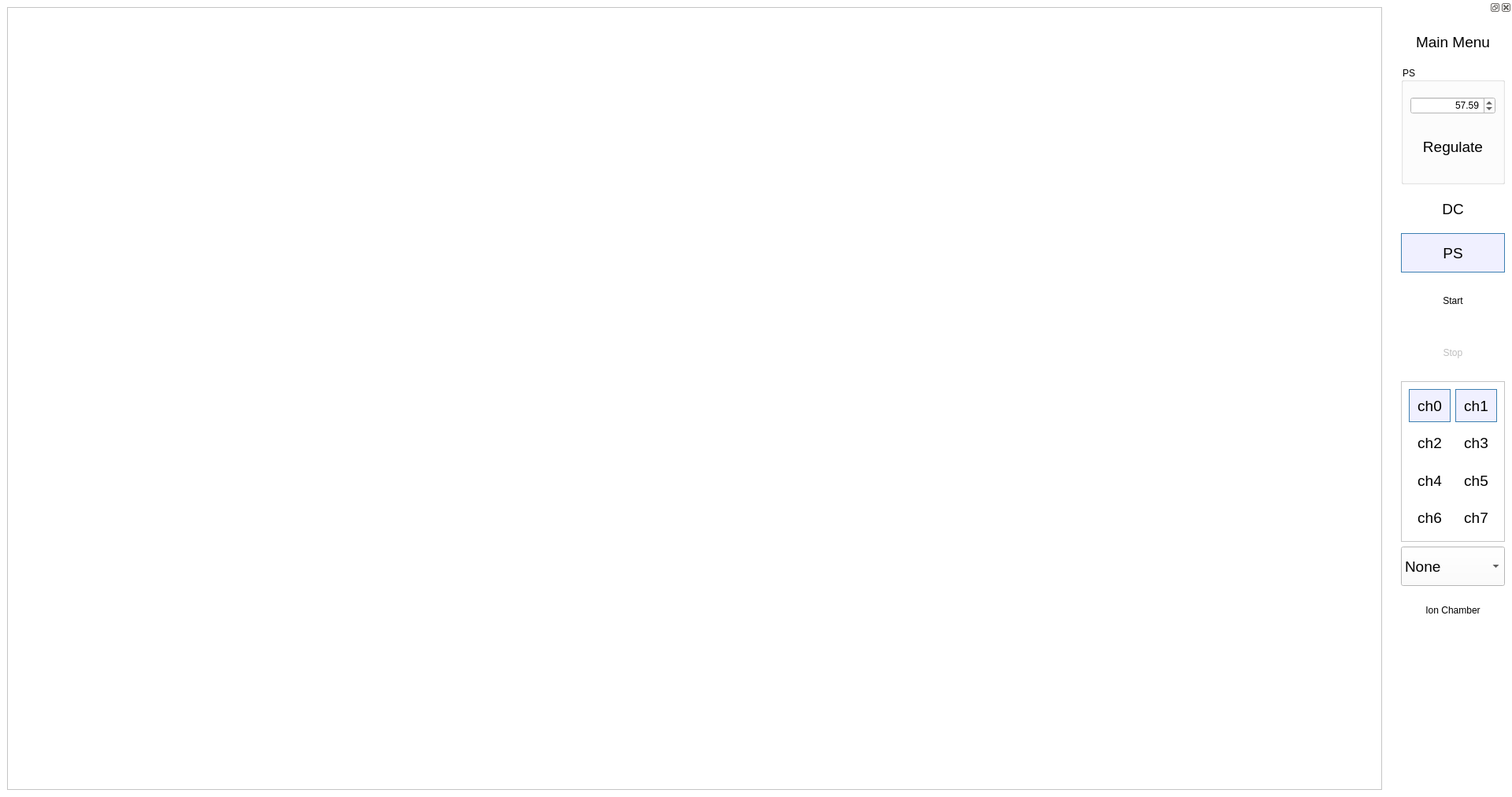
<?xml version="1.0" encoding="UTF-8"?>
<ui version="4.0">
 <class>MeasureWindow</class>
 <widget class="QMainWindow" name="MeasureWindow">
  <property name="geometry">
   <rect>
    <x>0</x>
    <y>0</y>
    <width>1920</width>
    <height>1012</height>
   </rect>
  </property>
  <property name="minimumSize">
   <size>
    <width>1200</width>
    <height>800</height>
   </size>
  </property>
  <property name="maximumSize">
   <size>
    <width>16777215</width>
    <height>16777215</height>
   </size>
  </property>
  <property name="windowTitle">
   <string>Blue Physics Measure</string>
  </property>
  <property name="windowIcon">
   <iconset>
    <normaloff>iconspd/onlysphere.png</normaloff>iconspd/onlysphere.png</iconset>
  </property>
  <property name="styleSheet">
   <string notr="true">background-color: rgb(255, 255, 255);</string>
  </property>
  <widget class="QWidget" name="centralwidget">
   <property name="autoFillBackground">
    <bool>false</bool>
   </property>
   <property name="styleSheet">
    <string notr="true">QFrame#frame{

background-color: qlineargradient(spread:pad, x1:0.5, y1:1, x2:0.5, y2:0, stop:0 rgba(250, 250, 250, 90), stop:0.9 rgba(255, 255, 255, 255));

}</string>
   </property>
   <layout class="QHBoxLayout" name="horizontalLayout">
    <item>
     <widget class="GraphicsLayoutWidget" name="graphicsView">
      <property name="backgroundBrush">
       <brush brushstyle="NoBrush">
        <color alpha="255">
         <red>255</red>
         <green>255</green>
         <blue>255</blue>
        </color>
       </brush>
      </property>
     </widget>
    </item>
   </layout>
  </widget>
  <widget class="QDockWidget" name="dockWidget_2">
   <property name="sizePolicy">
    <sizepolicy hsizetype="Minimum" vsizetype="Preferred">
     <horstretch>0</horstretch>
     <verstretch>0</verstretch>
    </sizepolicy>
   </property>
   <property name="minimumSize">
    <size>
     <width>150</width>
     <height>880</height>
    </size>
   </property>
   <property name="maximumSize">
    <size>
     <width>150</width>
     <height>524287</height>
    </size>
   </property>
   <property name="styleSheet">
    <string notr="true">QFrame#frame{

background-color: qlineargradient(spread:pad, x1:0.5, y1:1, x2:0.5, y2:0, stop:0 rgba(250, 250, 250, 90), stop:0.9 rgba(255, 255, 255, 255));

}

QToolButton{
background-color:transparent;
border:none;

}

QToolButton:checked, QToolButton:pressed{
background-color:rgb(240,240,255);
border:1px solid rgb(60, 127, 177)
}

QToolButton:hover{
background-color:rgb(240,240,255)
}

QToolButton:checked:hover{
background-color:rgb(193,210,238);
}</string>
   </property>
   <attribute name="dockWidgetArea">
    <number>2</number>
   </attribute>
   <widget class="QWidget" name="dockWidgetContents_4">
    <layout class="QVBoxLayout" name="verticalLayout">
     <item>
      <widget class="QToolButton" name="tbmainmenu">
       <property name="sizePolicy">
        <sizepolicy hsizetype="Expanding" vsizetype="Fixed">
         <horstretch>0</horstretch>
         <verstretch>0</verstretch>
        </sizepolicy>
       </property>
       <property name="minimumSize">
        <size>
         <width>0</width>
         <height>50</height>
        </size>
       </property>
       <property name="font">
        <font>
         <pointsize>14</pointsize>
        </font>
       </property>
       <property name="toolTip">
        <string>Back to Main Menu</string>
       </property>
       <property name="text">
        <string>Main Menu</string>
       </property>
       <property name="icon">
        <iconset>
         <normaloff>iconspd/icons8-home-page-80.png</normaloff>iconspd/icons8-home-page-80.png</iconset>
       </property>
       <property name="iconSize">
        <size>
         <width>50</width>
         <height>50</height>
        </size>
       </property>
       <property name="toolButtonStyle">
        <enum>Qt::ToolButtonTextUnderIcon</enum>
       </property>
      </widget>
     </item>
     <item>
      <widget class="QGroupBox" name="groupBox">
       <property name="minimumSize">
        <size>
         <width>0</width>
         <height>150</height>
        </size>
       </property>
       <property name="title">
        <string>PS</string>
       </property>
       <layout class="QVBoxLayout" name="verticalLayout_2">
        <item>
         <widget class="QDoubleSpinBox" name="sbvoltage">
          <property name="alignment">
           <set>Qt::AlignRight|Qt::AlignTrailing|Qt::AlignVCenter</set>
          </property>
          <property name="minimum">
           <double>56.000000000000000</double>
          </property>
          <property name="maximum">
           <double>60.000000000000000</double>
          </property>
          <property name="singleStep">
           <double>0.010000000000000</double>
          </property>
          <property name="value">
           <double>57.590000000000003</double>
          </property>
         </widget>
        </item>
        <item>
         <widget class="QToolButton" name="tbregulate">
          <property name="enabled">
           <bool>true</bool>
          </property>
          <property name="sizePolicy">
           <sizepolicy hsizetype="Expanding" vsizetype="Fixed">
            <horstretch>0</horstretch>
            <verstretch>0</verstretch>
           </sizepolicy>
          </property>
          <property name="minimumSize">
           <size>
            <width>88</width>
            <height>50</height>
           </size>
          </property>
          <property name="font">
           <font>
            <pointsize>14</pointsize>
           </font>
          </property>
          <property name="toolTip">
           <string>Dark Current</string>
          </property>
          <property name="text">
           <string>Regulate</string>
          </property>
          <property name="icon">
           <iconset>
            <normaloff>iconspd/Play-100.png</normaloff>iconspd/Play-100.png</iconset>
          </property>
          <property name="iconSize">
           <size>
            <width>75</width>
            <height>75</height>
           </size>
          </property>
          <property name="toolButtonStyle">
           <enum>Qt::ToolButtonTextOnly</enum>
          </property>
         </widget>
        </item>
       </layout>
      </widget>
     </item>
     <item>
      <widget class="QToolButton" name="tbdarkcurrent">
       <property name="enabled">
        <bool>true</bool>
       </property>
       <property name="sizePolicy">
        <sizepolicy hsizetype="Expanding" vsizetype="Fixed">
         <horstretch>0</horstretch>
         <verstretch>0</verstretch>
        </sizepolicy>
       </property>
       <property name="minimumSize">
        <size>
         <width>88</width>
         <height>50</height>
        </size>
       </property>
       <property name="font">
        <font>
         <pointsize>14</pointsize>
        </font>
       </property>
       <property name="toolTip">
        <string>Dark Current</string>
       </property>
       <property name="text">
        <string>DC</string>
       </property>
       <property name="icon">
        <iconset>
         <normaloff>iconspd/Play-100.png</normaloff>iconspd/Play-100.png</iconset>
       </property>
       <property name="iconSize">
        <size>
         <width>75</width>
         <height>75</height>
        </size>
       </property>
       <property name="toolButtonStyle">
        <enum>Qt::ToolButtonTextOnly</enum>
       </property>
      </widget>
     </item>
     <item>
      <widget class="QToolButton" name="PowerSupply">
       <property name="sizePolicy">
        <sizepolicy hsizetype="Expanding" vsizetype="Fixed">
         <horstretch>0</horstretch>
         <verstretch>0</verstretch>
        </sizepolicy>
       </property>
       <property name="minimumSize">
        <size>
         <width>88</width>
         <height>50</height>
        </size>
       </property>
       <property name="font">
        <font>
         <pointsize>14</pointsize>
        </font>
       </property>
       <property name="toolTip">
        <string>Power Supply</string>
       </property>
       <property name="text">
        <string>PS</string>
       </property>
       <property name="checkable">
        <bool>true</bool>
       </property>
       <property name="checked">
        <bool>true</bool>
       </property>
       <property name="toolButtonStyle">
        <enum>Qt::ToolButtonTextOnly</enum>
       </property>
      </widget>
     </item>
     <item>
      <widget class="QToolButton" name="tbstartmeasure">
       <property name="enabled">
        <bool>true</bool>
       </property>
       <property name="sizePolicy">
        <sizepolicy hsizetype="Expanding" vsizetype="Fixed">
         <horstretch>0</horstretch>
         <verstretch>0</verstretch>
        </sizepolicy>
       </property>
       <property name="minimumSize">
        <size>
         <width>0</width>
         <height>60</height>
        </size>
       </property>
       <property name="maximumSize">
        <size>
         <width>16777215</width>
         <height>16777215</height>
        </size>
       </property>
       <property name="toolTip">
        <string>Start measuring</string>
       </property>
       <property name="text">
        <string>Start</string>
       </property>
       <property name="icon">
        <iconset>
         <normaloff>iconspd/Play-100.png</normaloff>iconspd/Play-100.png</iconset>
       </property>
       <property name="iconSize">
        <size>
         <width>50</width>
         <height>50</height>
        </size>
       </property>
       <property name="toolButtonStyle">
        <enum>Qt::ToolButtonIconOnly</enum>
       </property>
      </widget>
     </item>
     <item>
      <widget class="QToolButton" name="tbstopmeasure">
       <property name="enabled">
        <bool>false</bool>
       </property>
       <property name="sizePolicy">
        <sizepolicy hsizetype="Expanding" vsizetype="Fixed">
         <horstretch>0</horstretch>
         <verstretch>0</verstretch>
        </sizepolicy>
       </property>
       <property name="minimumSize">
        <size>
         <width>0</width>
         <height>60</height>
        </size>
       </property>
       <property name="maximumSize">
        <size>
         <width>16777215</width>
         <height>16777215</height>
        </size>
       </property>
       <property name="toolTip">
        <string>Stop measuring</string>
       </property>
       <property name="toolTipDuration">
        <number>-1</number>
       </property>
       <property name="text">
        <string>Stop</string>
       </property>
       <property name="icon">
        <iconset>
         <normaloff>iconspd/Stop-100.png</normaloff>iconspd/Stop-100.png</iconset>
       </property>
       <property name="iconSize">
        <size>
         <width>50</width>
         <height>50</height>
        </size>
       </property>
       <property name="toolButtonStyle">
        <enum>Qt::ToolButtonIconOnly</enum>
       </property>
      </widget>
     </item>
     <item>
      <widget class="QFrame" name="frame_2">
       <property name="maximumSize">
        <size>
         <width>16777215</width>
         <height>300</height>
        </size>
       </property>
       <property name="toolTip">
        <string>Plot 1</string>
       </property>
       <property name="frameShape">
        <enum>QFrame::StyledPanel</enum>
       </property>
       <property name="frameShadow">
        <enum>QFrame::Raised</enum>
       </property>
       <layout class="QGridLayout" name="Layoutbuttons">
        <item row="0" column="0">
         <widget class="QToolButton" name="tbviewch0">
          <property name="enabled">
           <bool>true</bool>
          </property>
          <property name="sizePolicy">
           <sizepolicy hsizetype="Expanding" vsizetype="Expanding">
            <horstretch>0</horstretch>
            <verstretch>0</verstretch>
           </sizepolicy>
          </property>
          <property name="minimumSize">
           <size>
            <width>0</width>
            <height>25</height>
           </size>
          </property>
          <property name="maximumSize">
           <size>
            <width>16777215</width>
            <height>50</height>
           </size>
          </property>
          <property name="font">
           <font>
            <pointsize>14</pointsize>
           </font>
          </property>
          <property name="toolTip">
           <string>View Ch0</string>
          </property>
          <property name="text">
           <string>ch0</string>
          </property>
          <property name="icon">
           <iconset>
            <normaloff>iconspd/measure.png</normaloff>iconspd/measure.png</iconset>
          </property>
          <property name="iconSize">
           <size>
            <width>75</width>
            <height>75</height>
           </size>
          </property>
          <property name="checkable">
           <bool>true</bool>
          </property>
          <property name="checked">
           <bool>true</bool>
          </property>
          <property name="toolButtonStyle">
           <enum>Qt::ToolButtonTextOnly</enum>
          </property>
         </widget>
        </item>
        <item row="0" column="1">
         <widget class="QToolButton" name="tbviewch1">
          <property name="enabled">
           <bool>true</bool>
          </property>
          <property name="sizePolicy">
           <sizepolicy hsizetype="Expanding" vsizetype="Expanding">
            <horstretch>0</horstretch>
            <verstretch>0</verstretch>
           </sizepolicy>
          </property>
          <property name="minimumSize">
           <size>
            <width>0</width>
            <height>25</height>
           </size>
          </property>
          <property name="maximumSize">
           <size>
            <width>16777215</width>
            <height>50</height>
           </size>
          </property>
          <property name="font">
           <font>
            <pointsize>14</pointsize>
           </font>
          </property>
          <property name="toolTip">
           <string>View Ch0</string>
          </property>
          <property name="text">
           <string>ch1</string>
          </property>
          <property name="icon">
           <iconset>
            <normaloff>iconspd/measure.png</normaloff>iconspd/measure.png</iconset>
          </property>
          <property name="iconSize">
           <size>
            <width>75</width>
            <height>75</height>
           </size>
          </property>
          <property name="checkable">
           <bool>true</bool>
          </property>
          <property name="checked">
           <bool>true</bool>
          </property>
          <property name="toolButtonStyle">
           <enum>Qt::ToolButtonTextOnly</enum>
          </property>
         </widget>
        </item>
        <item row="1" column="0">
         <widget class="QToolButton" name="tbviewch2">
          <property name="enabled">
           <bool>true</bool>
          </property>
          <property name="sizePolicy">
           <sizepolicy hsizetype="Expanding" vsizetype="Expanding">
            <horstretch>0</horstretch>
            <verstretch>0</verstretch>
           </sizepolicy>
          </property>
          <property name="minimumSize">
           <size>
            <width>0</width>
            <height>25</height>
           </size>
          </property>
          <property name="maximumSize">
           <size>
            <width>16777215</width>
            <height>50</height>
           </size>
          </property>
          <property name="font">
           <font>
            <pointsize>14</pointsize>
           </font>
          </property>
          <property name="toolTip">
           <string>View Ch0</string>
          </property>
          <property name="text">
           <string>ch2</string>
          </property>
          <property name="icon">
           <iconset>
            <normaloff>iconspd/measure.png</normaloff>iconspd/measure.png</iconset>
          </property>
          <property name="iconSize">
           <size>
            <width>75</width>
            <height>75</height>
           </size>
          </property>
          <property name="checkable">
           <bool>true</bool>
          </property>
          <property name="checked">
           <bool>false</bool>
          </property>
          <property name="toolButtonStyle">
           <enum>Qt::ToolButtonTextOnly</enum>
          </property>
         </widget>
        </item>
        <item row="1" column="1">
         <widget class="QToolButton" name="tbviewch3">
          <property name="enabled">
           <bool>true</bool>
          </property>
          <property name="sizePolicy">
           <sizepolicy hsizetype="Expanding" vsizetype="Expanding">
            <horstretch>0</horstretch>
            <verstretch>0</verstretch>
           </sizepolicy>
          </property>
          <property name="minimumSize">
           <size>
            <width>0</width>
            <height>25</height>
           </size>
          </property>
          <property name="maximumSize">
           <size>
            <width>16777215</width>
            <height>50</height>
           </size>
          </property>
          <property name="font">
           <font>
            <pointsize>14</pointsize>
           </font>
          </property>
          <property name="toolTip">
           <string>View Ch0</string>
          </property>
          <property name="text">
           <string>ch3</string>
          </property>
          <property name="icon">
           <iconset>
            <normaloff>iconspd/measure.png</normaloff>iconspd/measure.png</iconset>
          </property>
          <property name="iconSize">
           <size>
            <width>75</width>
            <height>75</height>
           </size>
          </property>
          <property name="checkable">
           <bool>true</bool>
          </property>
          <property name="checked">
           <bool>false</bool>
          </property>
          <property name="toolButtonStyle">
           <enum>Qt::ToolButtonTextOnly</enum>
          </property>
         </widget>
        </item>
        <item row="2" column="0">
         <widget class="QToolButton" name="tbviewch4">
          <property name="enabled">
           <bool>true</bool>
          </property>
          <property name="sizePolicy">
           <sizepolicy hsizetype="Expanding" vsizetype="Expanding">
            <horstretch>0</horstretch>
            <verstretch>0</verstretch>
           </sizepolicy>
          </property>
          <property name="minimumSize">
           <size>
            <width>0</width>
            <height>23</height>
           </size>
          </property>
          <property name="maximumSize">
           <size>
            <width>16777215</width>
            <height>50</height>
           </size>
          </property>
          <property name="font">
           <font>
            <pointsize>14</pointsize>
           </font>
          </property>
          <property name="toolTip">
           <string>View Ch0</string>
          </property>
          <property name="text">
           <string>ch4</string>
          </property>
          <property name="icon">
           <iconset>
            <normaloff>iconspd/measure.png</normaloff>iconspd/measure.png</iconset>
          </property>
          <property name="iconSize">
           <size>
            <width>75</width>
            <height>75</height>
           </size>
          </property>
          <property name="checkable">
           <bool>true</bool>
          </property>
          <property name="checked">
           <bool>false</bool>
          </property>
          <property name="toolButtonStyle">
           <enum>Qt::ToolButtonTextOnly</enum>
          </property>
         </widget>
        </item>
        <item row="2" column="1">
         <widget class="QToolButton" name="tbviewch5">
          <property name="enabled">
           <bool>true</bool>
          </property>
          <property name="sizePolicy">
           <sizepolicy hsizetype="Expanding" vsizetype="Expanding">
            <horstretch>0</horstretch>
            <verstretch>0</verstretch>
           </sizepolicy>
          </property>
          <property name="minimumSize">
           <size>
            <width>0</width>
            <height>25</height>
           </size>
          </property>
          <property name="maximumSize">
           <size>
            <width>16777215</width>
            <height>50</height>
           </size>
          </property>
          <property name="font">
           <font>
            <pointsize>14</pointsize>
           </font>
          </property>
          <property name="toolTip">
           <string>View Ch0</string>
          </property>
          <property name="text">
           <string>ch5</string>
          </property>
          <property name="icon">
           <iconset>
            <normaloff>iconspd/measure.png</normaloff>iconspd/measure.png</iconset>
          </property>
          <property name="iconSize">
           <size>
            <width>75</width>
            <height>75</height>
           </size>
          </property>
          <property name="checkable">
           <bool>true</bool>
          </property>
          <property name="checked">
           <bool>false</bool>
          </property>
          <property name="toolButtonStyle">
           <enum>Qt::ToolButtonTextOnly</enum>
          </property>
         </widget>
        </item>
        <item row="3" column="0">
         <widget class="QToolButton" name="tbviewch6">
          <property name="enabled">
           <bool>true</bool>
          </property>
          <property name="sizePolicy">
           <sizepolicy hsizetype="Expanding" vsizetype="Expanding">
            <horstretch>0</horstretch>
            <verstretch>0</verstretch>
           </sizepolicy>
          </property>
          <property name="minimumSize">
           <size>
            <width>0</width>
            <height>25</height>
           </size>
          </property>
          <property name="maximumSize">
           <size>
            <width>16777215</width>
            <height>50</height>
           </size>
          </property>
          <property name="font">
           <font>
            <pointsize>14</pointsize>
           </font>
          </property>
          <property name="toolTip">
           <string>View Ch0</string>
          </property>
          <property name="text">
           <string>ch6</string>
          </property>
          <property name="icon">
           <iconset>
            <normaloff>iconspd/measure.png</normaloff>iconspd/measure.png</iconset>
          </property>
          <property name="iconSize">
           <size>
            <width>75</width>
            <height>75</height>
           </size>
          </property>
          <property name="checkable">
           <bool>true</bool>
          </property>
          <property name="checked">
           <bool>false</bool>
          </property>
          <property name="toolButtonStyle">
           <enum>Qt::ToolButtonTextOnly</enum>
          </property>
         </widget>
        </item>
        <item row="3" column="1">
         <widget class="QToolButton" name="tbviewch7">
          <property name="enabled">
           <bool>true</bool>
          </property>
          <property name="sizePolicy">
           <sizepolicy hsizetype="Expanding" vsizetype="Expanding">
            <horstretch>0</horstretch>
            <verstretch>0</verstretch>
           </sizepolicy>
          </property>
          <property name="minimumSize">
           <size>
            <width>0</width>
            <height>25</height>
           </size>
          </property>
          <property name="maximumSize">
           <size>
            <width>16777215</width>
            <height>50</height>
           </size>
          </property>
          <property name="font">
           <font>
            <pointsize>14</pointsize>
           </font>
          </property>
          <property name="toolTip">
           <string>View Ch0</string>
          </property>
          <property name="text">
           <string>ch7</string>
          </property>
          <property name="icon">
           <iconset>
            <normaloff>iconspd/measure.png</normaloff>iconspd/measure.png</iconset>
          </property>
          <property name="iconSize">
           <size>
            <width>75</width>
            <height>75</height>
           </size>
          </property>
          <property name="checkable">
           <bool>true</bool>
          </property>
          <property name="checked">
           <bool>false</bool>
          </property>
          <property name="toolButtonStyle">
           <enum>Qt::ToolButtonTextOnly</enum>
          </property>
         </widget>
        </item>
       </layout>
      </widget>
     </item>
     <item>
      <widget class="QComboBox" name="cbsecondplot">
       <property name="enabled">
        <bool>true</bool>
       </property>
       <property name="sizePolicy">
        <sizepolicy hsizetype="Preferred" vsizetype="Expanding">
         <horstretch>0</horstretch>
         <verstretch>0</verstretch>
        </sizepolicy>
       </property>
       <property name="minimumSize">
        <size>
         <width>0</width>
         <height>30</height>
        </size>
       </property>
       <property name="maximumSize">
        <size>
         <width>16777215</width>
         <height>50</height>
        </size>
       </property>
       <property name="font">
        <font>
         <pointsize>14</pointsize>
        </font>
       </property>
       <property name="toolTip">
        <string>Plot 2</string>
       </property>
       <property name="currentIndex">
        <number>0</number>
       </property>
       <item>
        <property name="text">
         <string>None</string>
        </property>
       </item>
       <item>
        <property name="text">
         <string>Temp</string>
        </property>
       </item>
       <item>
        <property name="text">
         <string>PS</string>
        </property>
       </item>
       <item>
        <property name="text">
         <string>5V</string>
        </property>
       </item>
       <item>
        <property name="text">
         <string>Vref</string>
        </property>
       </item>
       <item>
        <property name="text">
         <string>-12V</string>
        </property>
       </item>
      </widget>
     </item>
     <item>
      <widget class="QToolButton" name="ionchamber">
       <property name="sizePolicy">
        <sizepolicy hsizetype="Expanding" vsizetype="Fixed">
         <horstretch>0</horstretch>
         <verstretch>0</verstretch>
        </sizepolicy>
       </property>
       <property name="minimumSize">
        <size>
         <width>0</width>
         <height>50</height>
        </size>
       </property>
       <property name="text">
        <string>Ion Chamber</string>
       </property>
      </widget>
     </item>
     <item>
      <spacer name="verticalSpacer">
       <property name="orientation">
        <enum>Qt::Vertical</enum>
       </property>
       <property name="sizeHint" stdset="0">
        <size>
         <width>20</width>
         <height>40</height>
        </size>
       </property>
      </spacer>
     </item>
    </layout>
   </widget>
  </widget>
 </widget>
 <customwidgets>
  <customwidget>
   <class>GraphicsLayoutWidget</class>
   <extends>QGraphicsView</extends>
   <header>pyqtgraph</header>
  </customwidget>
 </customwidgets>
 <resources/>
 <connections/>
</ui>
